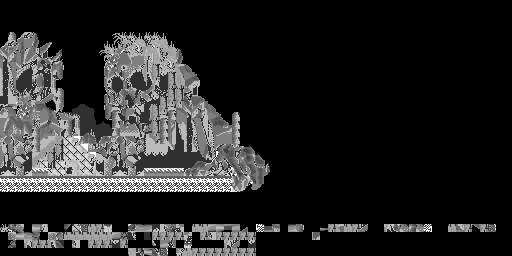

The image is a tile-based game level rendered from a .tmx file. Its description and source (layers, tilesets, objects; grid data summarised) follow:
An orthogonal 64x32 tile map with 8x8 px tiles, 1 tile layer (Tiles) and 2048 objects.

<map version="1.10" tiledversion="1.10.2" orientation="orthogonal" renderorder="right-down" width="64" height="32" tilewidth="8" tileheight="8" infinite="0" nextlayerid="3" nextobjectid="2049">
  <tileset firstgid="1" source="intro_ram.tsx" />
  <layer id="1" name="Tiles" width="64" height="32">
    <data>[2048 cells, 2048 non-empty, 316 distinct tile ids]</data>
  </layer>
  <objectgroup id="2" name="Palette">
    <properties>
      <property name="color_count" type="int" value="16" />
    </properties>
    <object id="1" x="0" y="0" width="8" height="8">
      <properties>
        <property name="palette" type="int" value="0" />
      </properties>
    </object>
    <object id="2" x="8" y="0" width="8" height="8">
      <properties>
        <property name="palette" type="int" value="0" />
      </properties>
    </object>
    <object id="3" x="16" y="0" width="8" height="8">
      <properties>
        <property name="palette" type="int" value="0" />
      </properties>
    </object>
    <object id="4" x="24" y="0" width="8" height="8">
      <properties>
        <property name="palette" type="int" value="0" />
      </properties>
    </object>
    <object id="5" x="32" y="0" width="8" height="8">
      <properties>
        <property name="palette" type="int" value="0" />
      </properties>
    </object>
    <object id="6" x="40" y="0" width="8" height="8">
      <properties>
        <property name="palette" type="int" value="0" />
      </properties>
    </object>
    <object id="7" x="48" y="0" width="8" height="8">
      <properties>
        <property name="palette" type="int" value="0" />
      </properties>
    </object>
    <object id="8" x="56" y="0" width="8" height="8">
      <properties>
        <property name="palette" type="int" value="0" />
      </properties>
    </object>
    <object id="9" x="64" y="0" width="8" height="8">
      <properties>
        <property name="palette" type="int" value="0" />
      </properties>
    </object>
    <object id="10" x="72" y="0" width="8" height="8">
      <properties>
        <property name="palette" type="int" value="0" />
      </properties>
    </object>
    <object id="11" x="80" y="0" width="8" height="8">
      <properties>
        <property name="palette" type="int" value="0" />
      </properties>
    </object>
    <object id="12" x="88" y="0" width="8" height="8">
      <properties>
        <property name="palette" type="int" value="0" />
      </properties>
    </object>
    <object id="13" x="96" y="0" width="8" height="8">
      <properties>
        <property name="palette" type="int" value="0" />
      </properties>
    </object>
    <object id="14" x="104" y="0" width="8" height="8">
      <properties>
        <property name="palette" type="int" value="0" />
      </properties>
    </object>
    <object id="15" x="112" y="0" width="8" height="8">
      <properties>
        <property name="palette" type="int" value="0" />
      </properties>
    </object>
    <object id="16" x="120" y="0" width="8" height="8">
      <properties>
        <property name="palette" type="int" value="0" />
      </properties>
    </object>
    <object id="17" x="128" y="0" width="8" height="8">
      <properties>
        <property name="palette" type="int" value="0" />
      </properties>
    </object>
    <object id="18" x="136" y="0" width="8" height="8">
      <properties>
        <property name="palette" type="int" value="0" />
      </properties>
    </object>
    <object id="19" x="144" y="0" width="8" height="8">
      <properties>
        <property name="palette" type="int" value="0" />
      </properties>
    </object>
    <object id="20" x="152" y="0" width="8" height="8">
      <properties>
        <property name="palette" type="int" value="0" />
      </properties>
    </object>
    <object id="21" x="160" y="0" width="8" height="8">
      <properties>
        <property name="palette" type="int" value="0" />
      </properties>
    </object>
    <object id="22" x="168" y="0" width="8" height="8">
      <properties>
        <property name="palette" type="int" value="0" />
      </properties>
    </object>
    <object id="23" x="176" y="0" width="8" height="8">
      <properties>
        <property name="palette" type="int" value="0" />
      </properties>
    </object>
    <object id="24" x="184" y="0" width="8" height="8">
      <properties>
        <property name="palette" type="int" value="0" />
      </properties>
    </object>
    <object id="25" x="192" y="0" width="8" height="8">
      <properties>
        <property name="palette" type="int" value="0" />
      </properties>
    </object>
    <object id="26" x="200" y="0" width="8" height="8">
      <properties>
        <property name="palette" type="int" value="0" />
      </properties>
    </object>
    <object id="27" x="208" y="0" width="8" height="8">
      <properties>
        <property name="palette" type="int" value="0" />
      </properties>
    </object>
    <object id="28" x="216" y="0" width="8" height="8">
      <properties>
        <property name="palette" type="int" value="0" />
      </properties>
    </object>
    <object id="29" x="224" y="0" width="8" height="8">
      <properties>
        <property name="palette" type="int" value="0" />
      </properties>
    </object>
    <object id="30" x="232" y="0" width="8" height="8">
      <properties>
        <property name="palette" type="int" value="0" />
      </properties>
    </object>
    <object id="31" x="240" y="0" width="8" height="8">
      <properties>
        <property name="palette" type="int" value="0" />
      </properties>
    </object>
    <object id="32" x="248" y="0" width="8" height="8">
      <properties>
        <property name="palette" type="int" value="0" />
      </properties>
    </object>
    <object id="33" x="256" y="0" width="8" height="8">
      <properties>
        <property name="palette" type="int" value="0" />
      </properties>
    </object>
    <object id="34" x="264" y="0" width="8" height="8">
      <properties>
        <property name="palette" type="int" value="0" />
      </properties>
    </object>
    </objectgroup>
</map>
<!-- 2014 of 2048 objects omitted -->
